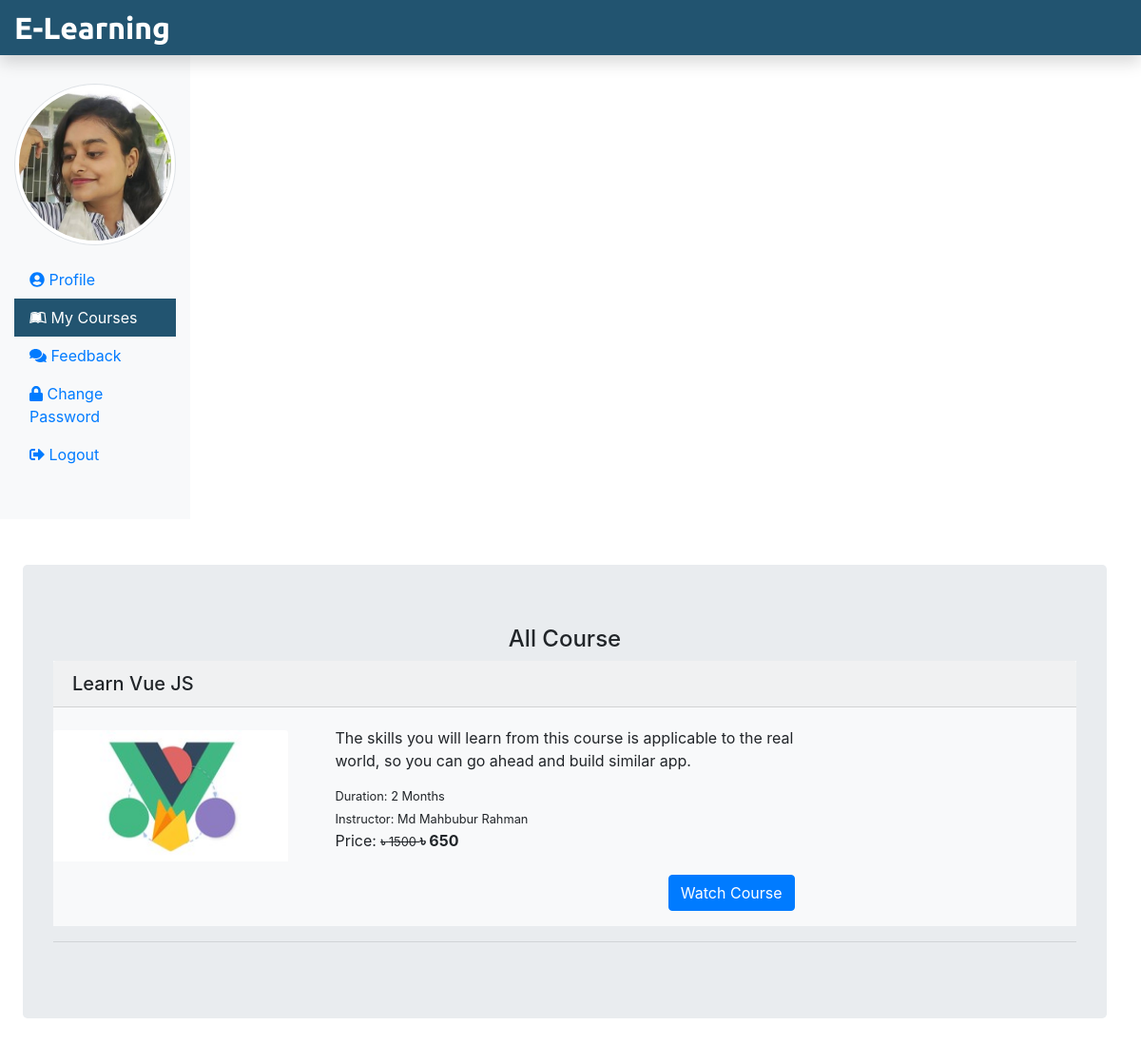
The app's page /student/myCourses.php (signed in) with its own data.
### tables this page shows
CREATE TABLE `student` (
  `stu_id` int(11) NOT NULL,
  `stu_name` varchar(255) NOT NULL,
  `stu_email` varchar(255) NOT NULL,
  `stu_pass` varchar(255) NOT NULL,
  `stu_occ` varchar(255) DEFAULT NULL,
  `stu_img` text DEFAULT NULL
);

CREATE TABLE `courseorder` (
  `co_id` int(11) NOT NULL,
  `order_id` varchar(255) NOT NULL,
  `stu_email` varchar(255) NOT NULL,
  `course_id` int(11) NOT NULL,
  `pay_status` varchar(255) NOT NULL,
  `payment_type` text NOT NULL,
  `amount` int(11) NOT NULL,
  `order_date` date NOT NULL
);

CREATE TABLE `course` (
  `course_id` int(11) NOT NULL,
  `course_name` text NOT NULL,
  `course_desc` text DEFAULT NULL,
  `course_author` varchar(255) DEFAULT NULL,
  `course_img` text NOT NULL,
  `course_duration` text NOT NULL,
  `course_price` int(11) NOT NULL,
  `course_original_price` int(11) DEFAULT NULL
);

### student/myCourses.php (the view, shortened to what this page needs)
<?php
include('./stuInclude/header.php');
include_once('../dbConnection.php');
 if(isset($_SESSION['is_login'])){
  $stuLogEmail = $_SESSION['stuLogEmail'];
 } else {
  echo "<script> location.href='../index.php'; </script>";
 }
?>
 <div class="container mt-5 ml-4">
  <div class="row">
   <div class="jumbotron">
    <h4 class="text-center">All Course</h4>
    <?php
   if(isset($stuLogEmail)){
    $sql = "SELECT co.order_id, c.course_id, c.course_name, c.course_duration, c.course_desc, c.course_img, c.course_author, c.course_original_price, c.course_price FROM courseorder AS co JOIN course AS c ON c.course_id = co.course_id WHERE co.stu_email = '$stuLogEmail'";
    $result = $conn->query($sql);
    if($result->num_rows > 0) {
     while($row = $result->fetch_assoc()){ ?>
      <div class="bg-light mb-3">
        <h5 class="card-header"><?php echo $row['course_name']; ?></h5>
          <div class="row">
              <div class="col-sm-3">
                <img src="<?php echo $row['course_img']; ?>" class="card-img-top
                mt-4" alt="pic">
              </div>
              <div class="col-sm-6 mb-3">
                <div class="card-body">
                  <p class="card-title"><?php echo $row['course_desc']; ?></p>
                  <small class="card-text">Duration: <?php echo $row['course_duration']; ?></small><br />
                  <small class="card-text">Instructor: <?php echo $row['course_author']; ?></small><br/>
                  <p class="card-text d-inline">Price: <small><del><b>&#2547</b> <?php echo $row['course_original_price'] ?> </del></small> <span class="font-weight-bolder"><b>&#2547</b> <?php echo $row['course_price']?> <span></p>
                  <a href="watchcourse.php?course_id=<?php echo $row['course_id'] ?>" class="btn btn-primary mt-5 float-right">Watch Course</a>
                </div>
              </div>
          </div>
      </div>
    <?php
     }
    }
   }
    ?>
    <hr/>
   </div>
  </div>
 </div>
 </div>
 <?php
include('./stuInclude/footer.php');
?>

### student/stuInclude/header.php (shortened to what this page needs)
<?php
include_once('../dbConnection.php');
 if(isset($_SESSION['is_login'])){
  $stuLogEmail = $_SESSION['stuLogEmail'];
 }
 if(isset($stuLogEmail)){
  $sql = "SELECT stu_img FROM student WHERE stu_email = '$stuLogEmail'";
  $result = $conn->query($sql);
  $row = $result->fetch_assoc();
  $stu_img = $row['stu_img'];
 }
?>
<!DOCTYPE html>
<html lang="en">
<head>
 <link rel="stylesheet" href="../css/bootstrap.min.css">
 <link rel="stylesheet" href="../css/all.min.css">
 <link rel="stylesheet" href="../css/stustyle.css">
</head>
<body>
 <nav class="navbar navbar-dark fixed-top flex-md-nowrap p-0 shadow" style="background-color: #225470;">
  <a class="navbar-brand col-sm-3 col-md-2 mr-0" href="../index.php">E-Learning</a>
 </nav>
 <div class="container-fluid mb-5 " style="margin-top:40px;">
  <div class="row">
   <nav class="col-sm-2 bg-light sidebar py-5 d-print-none">
    <div class="sidebar-sticky">
     <ul class="nav flex-column">
      <li class="nav-item mb-3">
      <img src="<?php echo $stu_img ?>" alt="studentimage" class="img-thumbnail rounded-circle">
      </li>
      <li class="nav-item">
       <a class="nav-link <?php if(PAGE == 'profile') {echo 'active';} ?>" href="studentProfile.php">
        <i class="fas fa-user-circle"></i>
        Profile <span class="sr-only">(current)</span>
       </a>
      </li>
      <li class="nav-item">
       <a class="nav-link <?php if(PAGE == 'mycourses') {echo 'active';} ?>" href="myCourses.php">
        <i class="fab fa-leanpub"></i>
        My Courses
       </a>
      </li>
      <li class="nav-item">
       <a class="nav-link <?php if(PAGE == 'feedback') {echo 'active';} ?>" href="stufeedback.php">
        <i class="fas fa-comments"></i>
        Feedback
       </a>
      </li>
      <li class="nav-item">
       <a class="nav-link <?php if(PAGE == 'studentChangePass') {echo 'active';} ?>" href="studentChangePass.php">
        <i class="fas fa-lock"></i>
        Change Password
       </a>
      </li>
      <li class="nav-item">
       <a class="nav-link" href="../logout.php">
        <i class="fas fa-sign-out-alt"></i>
        Logout
       </a>
      </li>
     </ul>
    </div>
   </nav>

### css/stustyle.css (style rules this page uses)
.navbar-brand { font-family: "Ubuntu", sans-serif; font-size: 2em; font-weight: bold; color: #fff; }
.active { background-color: #225470; color: #fff; }

### records on screen
student: stu_img (picture)
courseorder: course.course_name "Learn Vue JS", course.course_img (picture), course.course_desc "The skills you will learn from this course is applicable to the real world, so you can go ahead and build similar app.", course.course_duration "2 Months", course.course_author "Md Mahbubur Rahman", course.course_original_price "1500", course.course_price "650"
